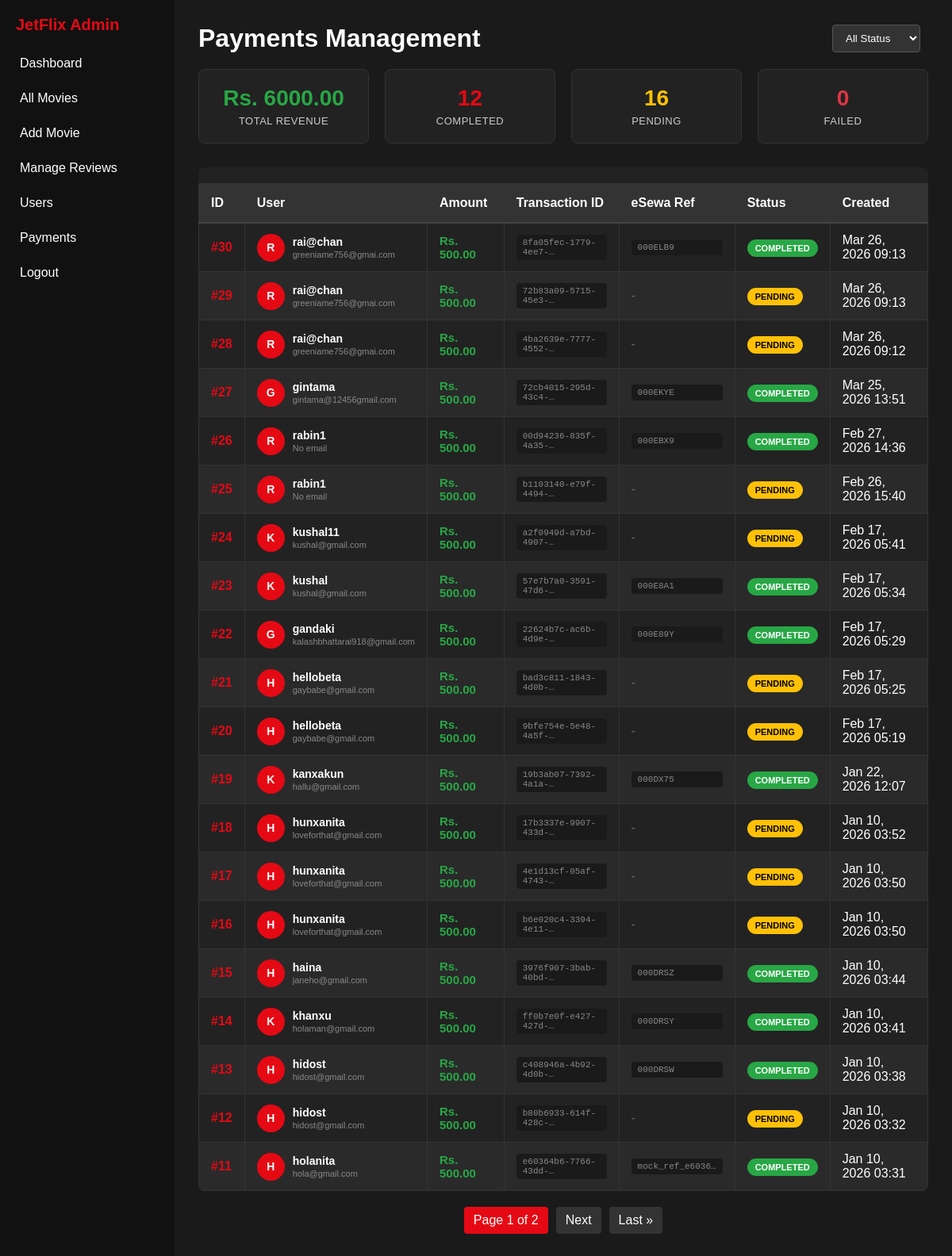
The app's page /adminpanel/payments/ (signed in), older data.
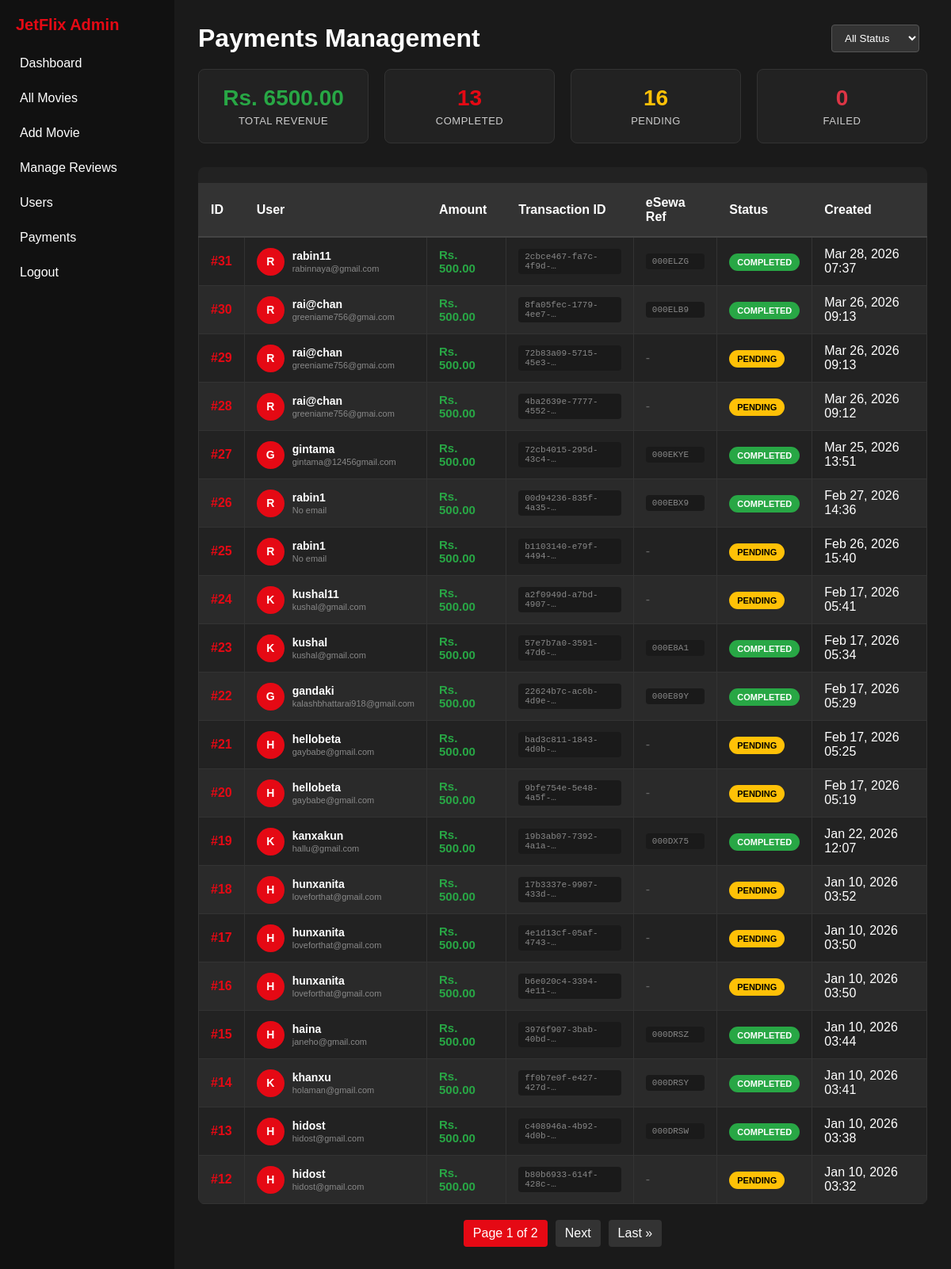
The same page, newer data.
### home/models.py (models this page shows, shortened)
class Payment(models.Model):
    PAYMENT_STATUS = [
        ('pending', 'Pending'),
        ('completed', 'Completed'),
        ('failed', 'Failed'),
    ]
    id = models.AutoField(primary_key=True)
    user = models.ForeignKey(User, on_delete=models.CASCADE, related_name='payments')
    amount = models.DecimalField(max_digits=10, decimal_places=2, default=500.00)
    transaction_id = models.CharField(max_length=100, unique=True)
    esewa_ref_id = models.CharField(max_length=100, blank=True, null=True)
    status = models.CharField(max_length=20, choices=PAYMENT_STATUS, default='pending')
    created_at = models.DateTimeField(auto_now_add=True)

### adminpanel/views.py (the view)
# urls.py: path('payments/', views.manage_payments, name='manage_payments'),
@staff_member_required
def manage_payments(request):
    from home.models import Payment
    from django.db.models import Sum
    payments = Payment.objects.select_related('user').order_by('-created_at')
    total_revenue = Payment.objects.filter(status='completed').aggregate(Sum('amount'))['amount__sum'] or 0
    completed_payments = Payment.objects.filter(status='completed').count()
    pending_payments = Payment.objects.filter(status='pending').count()
    failed_payments = Payment.objects.filter(status='failed').count()
    paginator = Paginator(payments, 20)
    page_number = request.GET.get('page')
    page_obj = paginator.get_page(page_number)
    return render(request, 'adminpanel/manage_payments.html', {
        'page_obj': page_obj,
        'payments': page_obj,
        'total_revenue': total_revenue,
        'completed_payments': completed_payments,
        'pending_payments': pending_payments,
        'failed_payments': failed_payments,
    })

### home/context_processors.py (called while the page is built)
def all_movies(request):
    if request.user.is_authenticated:
        movies = Movie.objects.filter(is_published=True).select_related('language').prefetch_related('genres').all()
        return {'all_movies': movies}
    return {'all_movies': []}

### adminpanel/templates/adminpanel/manage_payments.html (shortened to what this page needs)
{% extends 'adminpanel/base.html' %}
{% block content %}
<div class="payments-header">
  <h1>Payments Management</h1>
  <div>
    <select class="filter-box" id="statusFilter">
      <option value="">All Status</option>
    </select>
  </div>
</div>
<div class="payments-stats">
  <div class="stat-card revenue">
    <div class="stat-number">Rs. {{ total_revenue|floatformat:2 }}</div>
    <div class="stat-label">Total Revenue</div>
  </div>
  <div class="stat-card">
    <div class="stat-number">{{ completed_payments }}</div>
    <div class="stat-label">Completed</div>
  </div>
  <div class="stat-card pending">
    <div class="stat-number">{{ pending_payments }}</div>
    <div class="stat-label">Pending</div>
  </div>
  <div class="stat-card failed">
    <div class="stat-number">{{ failed_payments }}</div>
    <div class="stat-label">Failed</div>
  </div>
</div>
<div class="payments-table">
  <table>
    <thead>
      <tr>
        <th>ID</th>
        <th>User</th>
        <th>Amount</th>
        <th>Transaction ID</th>
        <th>eSewa Ref</th>
        <th>Status</th>
        <th>Created</th>
      </tr>
    </thead>
    <tbody id="paymentsTableBody">
      {% for payment in payments %}
      <tr data-status="{{ payment.status }}">
        <td style="font-weight: 600; color: #e50914;">#{{ payment.id }}</td>
        <td>
          <div class="user-info">
            <div class="user-avatar">
              {{ payment.user.username|first|upper }}
            </div>
            <div class="user-details">
              <h4>{{ payment.user.username }}</h4>
              <p>{{ payment.user.email|default:"No email" }}</p>
            </div>
          </div>
        </td>
        <td class="amount-cell">Rs. {{ payment.amount }}</td>
        <td>
          <div class="transaction-id">{{ payment.transaction_id|truncatechars:20 }}</div>
        </td>
        <td>
          {% if payment.esewa_ref_id %}
            <div class="transaction-id">{{ payment.esewa_ref_id|truncatechars:15 }}</div>
          {% else %}
            <span style="color: #666;">-</span>
          {% endif %}
        </td>
        <td>
          <span class="status-badge status-{{ payment.status }}">
            {{ payment.get_status_display }}
          </span>
        </td>
        <td>{{ payment.created_at|date:"M d, Y H:i" }}</td>
      </tr>
      {% empty %}
      <tr>
        <td colspan="7" style="text-align: center; padding: 40px; color: #888;">
          No payments found.
        </td>
      </tr>
      {% endfor %}
    </tbody>
  </table>
</div>
{% if page_obj.has_other_pages %}
<div class="pagination">
  <span class="current">
    Page {{ page_obj.number }} of {{ page_obj.paginator.num_pages }}
  </span>
  {% if page_obj.has_next %}
    <a href="?page={{ page_obj.next_page_number }}">Next</a>
    <a href="?page={{ page_obj.paginator.num_pages }}">Last &raquo;</a>
  {% endif %}
</div>
{% endif %}
{% endblock %}

Row changes from the older to the newer data that the page shows:
no longer on this page (row unchanged): Payment: id "11", user.username|first "H", user.username "holanita", user.email "hola@gmail.com", amount "500.00", transaction_id "e60364b6-7766-43dd-…", esewa_ref_id "mock_ref_e6036…", status "COMPLETED", created_at "Jan 10, 2026 03:31"
added Payment: id "31", user.username|first "R", user.username "rabin11", user.email "rabinnaya@gmail.com", amount "500.00", transaction_id "2cbce467-fa7c-4f9d-…", esewa_ref_id "000ELZG", status "COMPLETED", created_at "Mar 28, 2026 07:37"
Text that changed along with them:
{{ total_revenue|floatformat:2 }}: "6000.00" → "6500.00"
{{ completed_payments }}: "12" → "13"
